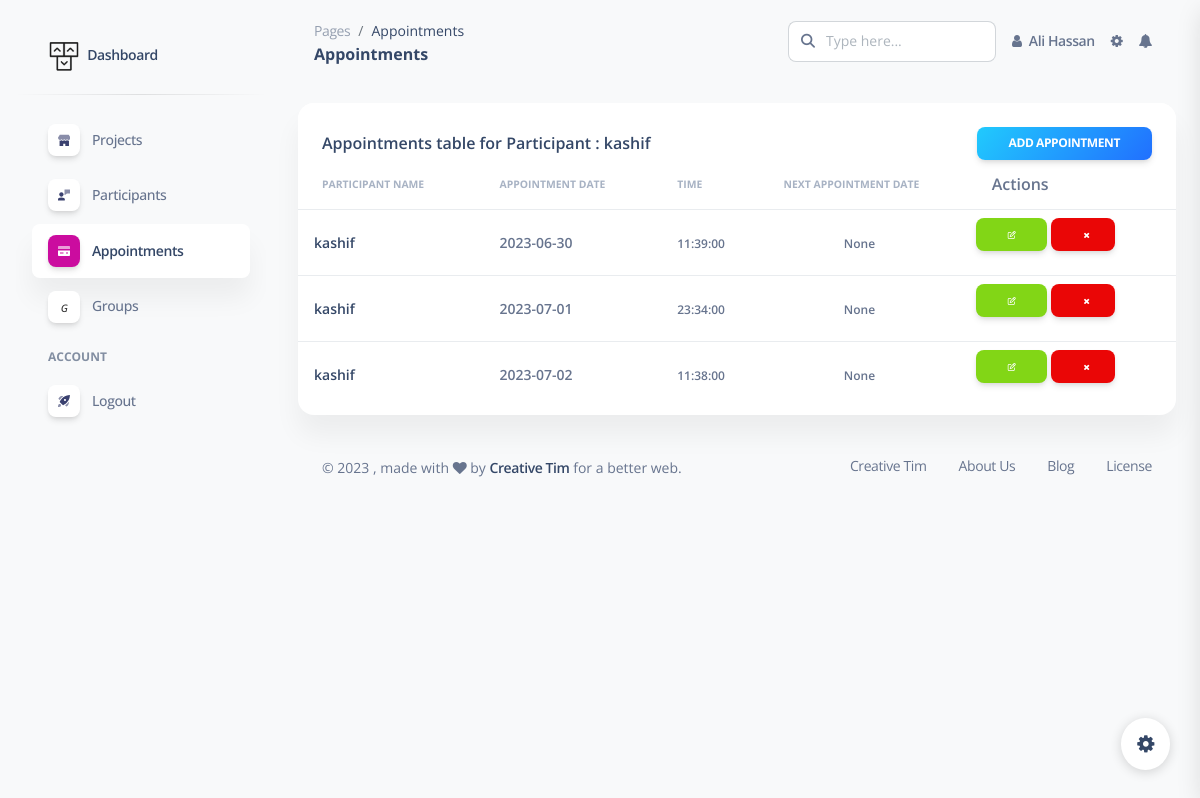
The page /participant_appointments/1 (signed in) on the database its author committed.
### models.py (models this page shows, shortened)
class User(db.Model):
    id = db.Column(db.Integer, primary_key=True)
    username = db.Column(db.String(50), unique=False, nullable=False)
    email = db.Column(db.String(100), unique=True, nullable=False)
    password = db.Column(db.String(100), nullable=False)
    created_at = db.Column(db.DateTime, default=datetime.utcnow)

class Participant(db.Model):
    id = db.Column(db.Integer, primary_key=True)
    name = db.Column(db.String(100), nullable=False)
    address = db.Column(db.String(200), nullable=True)
    phone = db.Column(db.String(15), nullable=True)
    email = db.Column(db.String(100), nullable=True)
    pid = db.Column(db.String(50), nullable=True)
    created_at = db.Column(db.DateTime, default=datetime.utcnow)
    project_id = db.Column(db.Integer, db.ForeignKey('project.id'))
    project = db.relationship('Project', backref=db.backref('participants', lazy=True))
    nk_name = db.Column(db.String(100), nullable=True)
    nk_address = db.Column(db.String(200), nullable=True)
    nk_phone = db.Column(db.String(15), nullable=True)
    nk_email = db.Column(db.String(100), nullable=True)

class Appointment(db.Model):
    id = db.Column(db.Integer, primary_key=True)
    appointment_date = db.Column(db.Date, nullable=False)
    appointment_time = db.Column(db.Time, nullable=False)
    next_appointment_date = db.Column(db.DateTime, nullable=True)
    next_appointment_interval = db.Column(db.Integer, nullable=True)  # Number of days or months
    participant_id = db.Column(db.Integer, db.ForeignKey('participant.id'))
    participant = db.relationship('Participant', backref=db.backref('appointments', lazy=True))

### app.py (the view)
@app.route("/participant_appointments/<id>", methods=["POST", "GET"])
def participant_appointments(id):
    if session["is_logged_in"] == True:
        email = session["email"]
        user = User.query.filter_by(email=email).first()
        participant = Participant.query.filter_by(id=id).first()
        appointments = Appointment.query.filter_by(participant=participant).order_by(Appointment.appointment_date.asc())
        return render_template("appointments.html", appointments=appointments, participant=participant,
                               page_title='Appointments', user=user)
    return redirect(url_for("index"))

### templates/appointments.html (shortened to what this page needs)
{% extends "base.html" %}
{% block main %}
    <div class="row">
        <div class="col-12">
            <div class="card mb-4">
                <div class="card-header pb-0">
                    <div class="d-flex justify-content-between align-items-center">
                        <h6 class="m-0">{{ page_title }} table for Participant : {{ participant.name }}</h6>
                        <a type="submit" class="btn btn-sm bg-gradient-info mb-0 addappiontment1" data-toggle="modal"
                           data-target="#addappiontment" name1="{{ participant.name }}"
                           id="{{ participant.id }}">Add Appointment</a>
                    </div>
                </div>
                <div class="card-body px-0 pt-0 pb-2">
                    <div class="table-responsive p-0">
                        <table class="table align-items-center justify-content-center mb-0">
                            <thead>
                            <tr>
                                <th class="text-uppercase text-secondary text-xxs font-weight-bolder opacity-7">
                                    Participant Name
                                </th>
                                <th class="text-uppercase text-secondary text-xxs font-weight-bolder opacity-7 ps-2">
                                    Appointment Date
                                </th>
                                <th class="text-uppercase text-secondary text-xxs font-weight-bolder opacity-7 ps-2">
                                    Time
                                </th>
                                <th class="text-uppercase text-secondary text-xxs font-weight-bolder text-center opacity-7 ps-2">
                                    Next Appointment Date
                                </th>
                                <th>Actions</th>
                            </tr>
                            </thead>
                            <tbody>
                            {% for ap in appointments %}
                                <tr>
                                    <td>
                                        <div class="d-flex px-2">
                                            <div class="my-auto">
                                                <h6 class="mb-0 text-sm">{{ ap.participant.name }}</h6>
                                            </div>
                                        </div>
                                    </td>
                                    <td>
                                        <p class="text-sm font-weight-bold mb-0">{{ ap.appointment_date }}</p>
                                    </td>
                                    <td>
                                        <span class="text-xs font-weight-bold">{{ ap.appointment_time }}</span>
                                    </td>
                                    <td class="align-middle text-center">
                                        <span class="text-xs font-weight-bold">{{ ap.next_appointment_date }}</span>
                                    </td>
                                    <td class="align-middle">
                                        <a type="button" rel="tooltip" title="Edit Appointment"
                                           name1="{{ ap.participant.name }}"
                                           date="{{ ap.appointment_date }}" time="{{ ap.appointment_time }}"
                                           next_date="{{ ap.next_appointment_date }}"
                                           pid="{{ ap.participant.id }}"
                                           id="{{ ap.id }}"
                                           class="btn btn-sm  btn-success btn-simple editappiontment"
                                           data-toggle="modal"
                                           data-target="#editModal">
                                            <i class="fa fa-edit"></i>
                                        </a>
                                        <a href="{{ url_for('delete_appointment',id=ap.id ,pid=ap.participant.id) }}"
                                           rel="tooltip"
                                           title="Remove"
                                           class="btn btn-sm  btn-danger w-5 ">
                                            <i class="fa fa-times"></i>
                                        </a>
                                    </td>
                                </tr>
                            {% endfor %}
                            </tbody>
                        </table>
                    </div>
                </div>
            </div>
        </div>
    </div>
{% endblock %}

### templates/base.html (shortened to what this page needs)
<!DOCTYPE html>
<html lang="en">
<head>
    <link href="{{ url_for('static', filename='css/nucleo-icons.css') }}" rel="stylesheet"/>
    <link href="{{ url_for('static', filename='css/nucleo-svg.css') }}" rel="stylesheet"/>
    <link href="{{ url_for('static', filename='css/nucleo-svg.css') }}" rel="stylesheet"/>
    <link id="pagestyle" href="{{ url_for('static', filename='css/soft-ui-dashboard.css') }}" rel="stylesheet"/>
    <link rel="stylesheet" href="https://cdnjs.cloudflare.com/ajax/libs/font-awesome/4.7.0/css/font-awesome.min.css">
</head>
<body class="g-sidenav-show  bg-gray-100">
{% include 'sidebar.html' %}
<main class="main-content position-relative max-height-vh-100 h-100 mt-1 border-radius-lg ">
    <nav class="navbar navbar-main navbar-expand-lg px-0 mx-4 shadow-none border-radius-xl" id="navbarBlur"
         navbar-scroll="true">
        <div class="container-fluid py-1 px-3">
            <nav aria-label="breadcrumb">
                <ol class="breadcrumb bg-transparent mb-0 pb-0 pt-1 px-0 me-sm-6 me-5">
                    <li class="breadcrumb-item text-sm"><a class="opacity-5 text-dark" href="javascript:;">Pages</a>
                    </li>
                    <li class="breadcrumb-item text-sm text-dark active" aria-current="page">{{ page_title }}</li>
                </ol>
                <h6 class="font-weight-bolder mb-0">{{ page_title }}</h6>
            </nav>
            <div class="collapse navbar-collapse mt-sm-0 mt-2 me-md-0 me-sm-4" id="navbar">
                <div class="ms-md-auto pe-md-3 d-flex align-items-center">
                    <div class="input-group">
                            <span class="input-group-text text-body"><i class="fas fa-search"
                                                                        aria-hidden="true"></i></span>
                        <input type="text" class="form-control" placeholder="Type here...">
                    </div>
                </div>
                <ul class="navbar-nav  justify-content-end">
                    <li class="nav-item d-flex align-items-center">
                        <a href="javascript:;" class="nav-link text-body font-weight-bold px-0">
                            <i class="fa fa-user me-sm-1"></i>
                            <span class="d-sm-inline d-none">{{ user.username }}</span>
                        </a>
                    </li>
                    <li class="nav-item px-3 d-flex align-items-center">
                        <a href="javascript:;" class="nav-link text-body p-0">
                            <i class="fa fa-cog fixed-plugin-button-nav cursor-pointer"></i>
                        </a>
                    </li>
                    <li class="nav-item dropdown pe-2 d-flex align-items-center">
                        <a href="javascript:;" class="nav-link text-body p-0" id="dropdownMenuButton"
                           data-bs-toggle="dropdown" aria-expanded="false">
                            <i class="fa fa-bell cursor-pointer"></i>
                        </a>
                    </li>
                </ul>
            </div>
        </div>
    </nav>
    <div class="container-fluid py-4">
        {% block main %}
        {% endblock %}
        <footer class="footer pt-3  ">
            <div class="container-fluid">
                <div class="row align-items-center justify-content-lg-between">
                    <div class="col-lg-6 mb-lg-0 mb-4">
                        <div class="copyright text-center text-sm text-muted text-lg-start">
                            ©
                            ,
                            made with <i class="fa fa-heart"></i> by
                            <a href="https://www.creative-tim.com" class="font-weight-bold" target="_blank">Creative
                                Tim</a>
                            for a better web.
                        </div>
                    </div>
                    <div class="col-lg-6">
                        <ul class="nav nav-footer justify-content-center justify-content-lg-end">
                            <li class="nav-item">
                                <a href="https://www.creative-tim.com" class="nav-link text-muted" target="_blank">Creative
                                    Tim</a>
                            </li>
                            <li class="nav-item">
                                <a href="https://www.creative-tim.com/presentation" class="nav-link text-muted"
                                   target="_blank">About Us</a>
                            </li>
                            <li class="nav-item">
                                <a href="https://creative-tim.com/blog" class="nav-link text-muted"
                                   target="_blank">Blog</a>
                            </li>
                            <li class="nav-item">
                                <a href="https://www.creative-tim.com/license" class="nav-link pe-0 text-muted"
                                   target="_blank">License</a>
                            </li>
                        </ul>
                    </div>
                </div>
            </div>
        </footer>
    </div>
</main>
<div class="fixed-plugin">
    <a class="fixed-plugin-button text-dark position-fixed px-3 py-2">
        <i class="fa fa-cog py-2"> </i>
    </a>
</div>
</body>
</html>

### templates/base.html (style rules this page uses)
.dropdown { position: relative; display: inline-block; }

### rows shown on the page
User: username "Ali Hassan"
Participant: name "kashif"
Appointment: participant.name "kashif", appointment_date "2023-06-30", appointment_time "11:39:00", next_appointment_date "None"
Appointment: participant.name "kashif", appointment_date "2023-07-01", appointment_time "23:34:00", next_appointment_date "None"
Appointment: participant.name "kashif", appointment_date "2023-07-02", appointment_time "11:38:00", next_appointment_date "None"

### other values the page prints
{{ page_title }} "Appointments"
